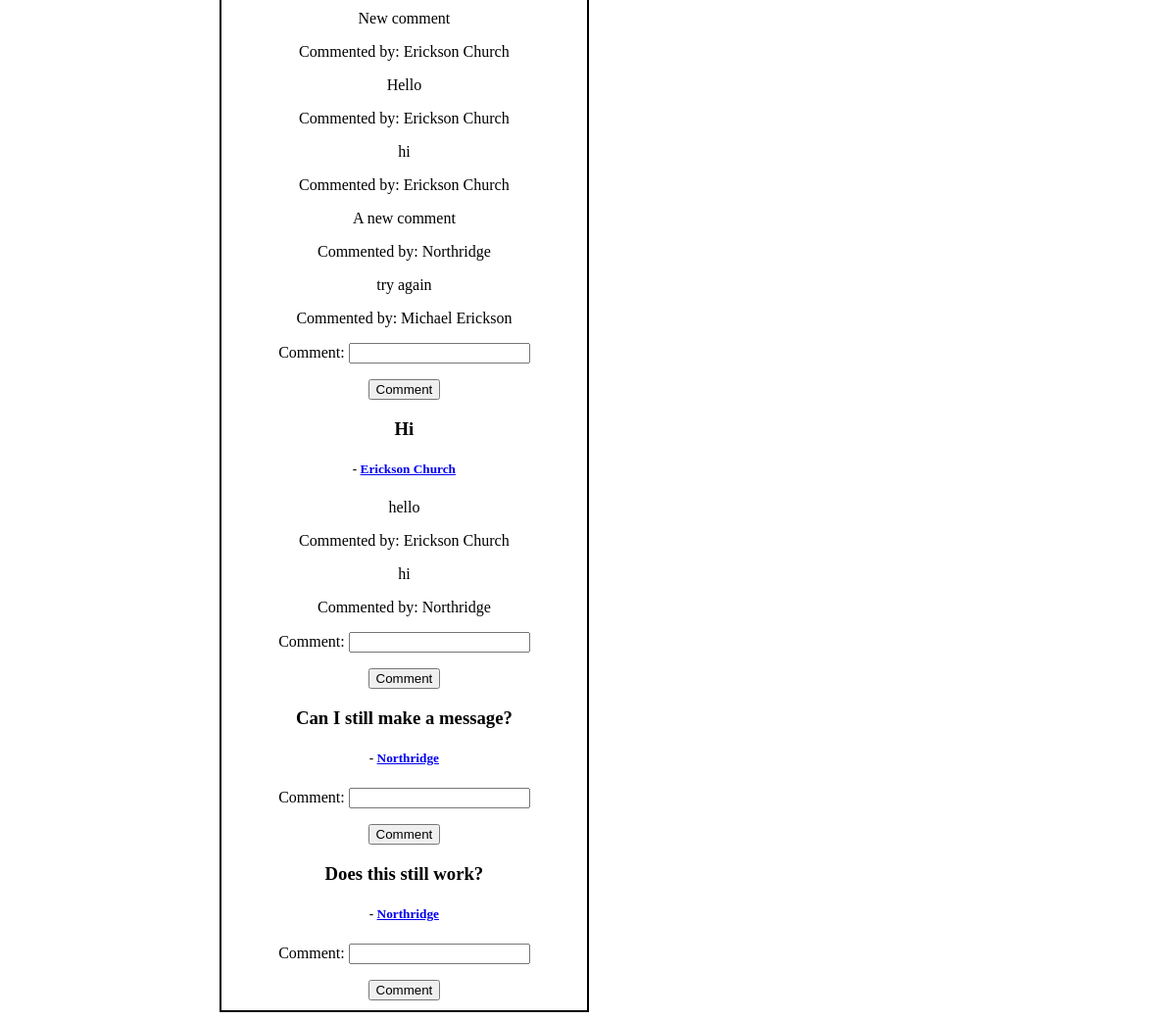
The app's page /user_home_page (lower part), older data.
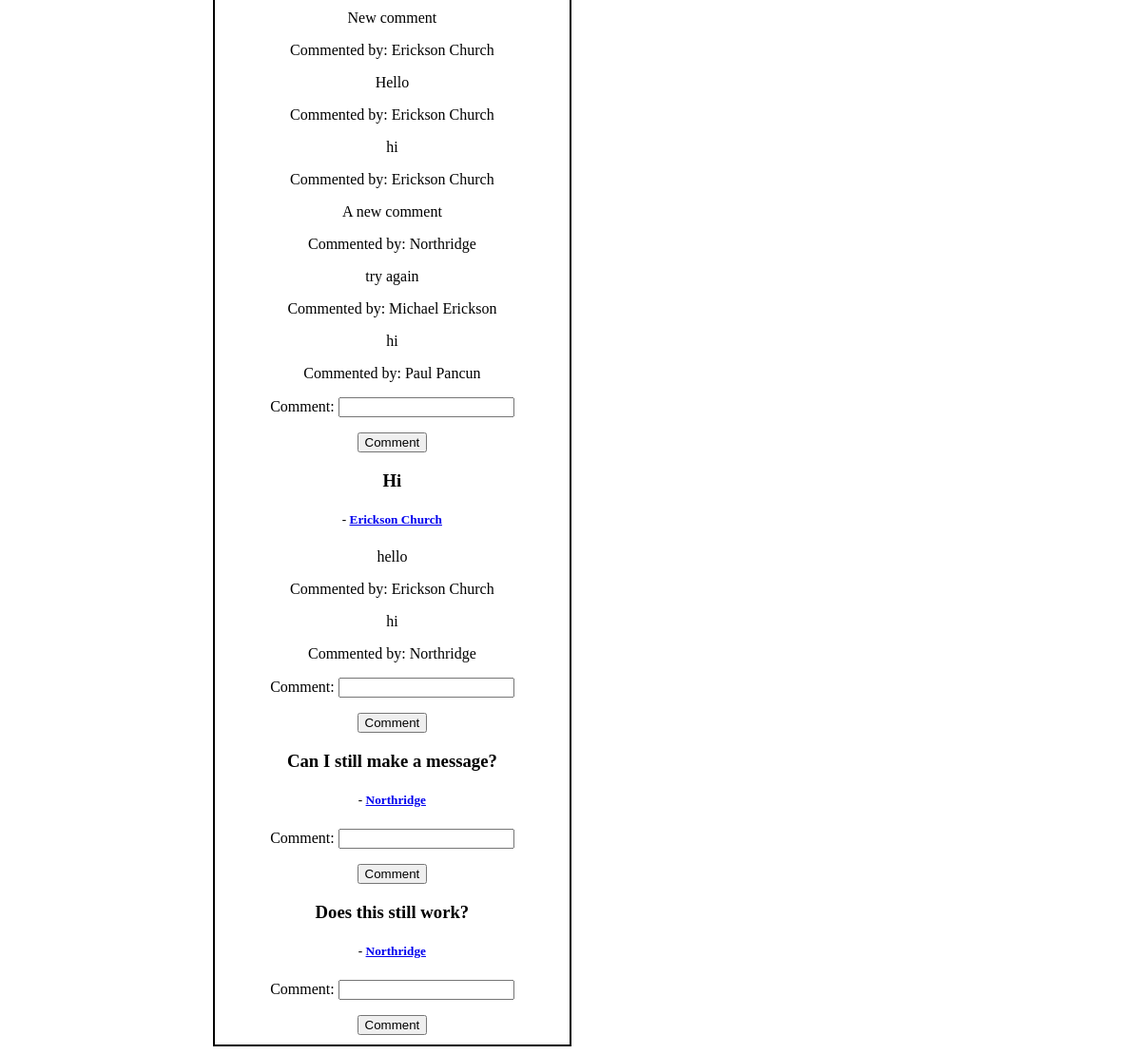
The same page, newer data.
### church_app/models.py (models this page shows)
class ChurchComments(models.Model):
    comment=models.CharField(max_length=255)
    church= models.ForeignKey(Church, related_name='church_comment', on_delete=models.CASCADE)
    wall_message= models.ForeignKey(Message, related_name='church_post_comments', on_delete=models.CASCADE)
    created_at=models.DateTimeField(auto_now_add=True)
    updated_at=models.DateTimeField(auto_now=True)

class Church(models.Model):
    church_name=models.CharField(max_length=255)
    admin_name=models.CharField(max_length=255)
    admin_email=models.CharField(max_length=255)
    password=models.CharField(max_length=255)
    city_state=models.CharField(max_length=255)
    address=models.CharField(max_length=255)
    website=models.CharField(max_length=255)
    facebook=models.CharField(max_length=255)
    instagram=models.CharField(max_length=255)
    twitter=models.CharField(max_length=255)
    church_email=models.CharField(max_length=255)
    church_phone=models.CharField(max_length=13)
    denomination=models.CharField(max_length=255)
    values=models.TextField()
    size=models.CharField(max_length=255)
    youngest=models.CharField(max_length=255)
    younger=models.CharField(max_length=255)
    young=models.CharField(max_length=255)
    old=models.CharField(max_length=255)
    oldest=models.CharField(max_length=255)
    other=models.TextField()
    created_at=models.DateTimeField(auto_now_add=True)
    updated_at=models.DateTimeField(auto_now=True)
    objects=ChurchManager()

class UserComments(models.Model):
    comment=models.CharField(max_length=255)
    user= models.ForeignKey(User, related_name='user_comment', on_delete=models.CASCADE)
    wall_message= models.ForeignKey(Message, related_name='user_post_comments', on_delete=models.CASCADE)
    created_at=models.DateTimeField(auto_now_add=True)
    updated_at=models.DateTimeField(auto_now=True)

class User(models.Model):
    first_name=models.CharField(max_length=255)
    last_name=models.CharField(max_length=255)
    email=models.CharField(max_length=255)
    password=models.CharField(max_length=255)
    age=models.CharField(max_length=20)
    user_address=models.CharField(max_length=255)
    user_city_state=models.CharField(max_length=255)
    user_email=models.CharField(max_length=255)
    user_facebook=models.CharField(max_length=255)
    user_instagram=models.CharField(max_length=255)
    user_twitter=models.CharField(max_length=255)
    family=models.TextField()
    user_phone=models.CharField(max_length=255)
    denomination=models.CharField(max_length=255)
    church_size=models.CharField(max_length=255)
    student_programs=models.CharField(max_length=255)
    small_groups=models.CharField(max_length=255)
    user_info_other=models.TextField()
    created_at=models.DateTimeField(auto_now_add=True)
    updated_at=models.DateTimeField(auto_now=True)
    objects=UserManager()

class Message(models.Model):
    message=models.TextField()
    church= models.ForeignKey(Church, related_name='church_message', on_delete=models.CASCADE)
    created_at=models.DateTimeField(auto_now_add=True)
    updated_at=models.DateTimeField(auto_now=True)

### church_app/views.py (the view)
# urls.py: path('user_home_page', views.user_home_page),
def user_home_page(request):
    context={
        'all_churches': Church.objects.all(),
        'all_messages': Message.objects.all(),
    }
    return render(request, "user_home_page.html", context)

### church_app/templates/user_home_page.html (shortened to what this page needs)
<!DOCTYPE html>
<html lang="en">
<head>
    {% load static %}
    <link rel="stylesheet" href="{% static 'home_page.css' %}">
</head>
<body>
<div id="wrapper">
    <div id="top_right">
        {% for messages in all_messages %}
        <div id="messages">
                <h3>{{messages.message}}</h3>
                <h5>- <a href="/church_profile/{{messages.church.id}}">{{messages.church.church_name}}</a></h5>
        </div>
        <div id="comment">
            {% for comment in messages.church_post_comments.all %}
            <p>{{comment.comment}}</p>
            <p>Commented by: {{comment.church.church_name}}{{comment.user.first_name}}</p>
            {% endfor %}
            {% for comment in messages.user_post_comments.all %}
            <p>{{comment.comment}}</p>
            <p>Commented by: {{comment.user.first_name}} {{comment.user.last_name}}</p>
            {% endfor %}
            <form action="/user_add_comment/{{messages.id}}" method="post">
            <p>Comment: <input type="text" name="comment"></p>
            <input type="submit" value="Comment">
            </form>
        </div>
        {% endfor %}
    </div>
</div>
</body>
</html>

Row changes from the older to the newer data that the page shows:
added UserComments: comment "hi", user.first_name "Paul", user.last_name "Pancun", shown under Message (number 1 of 4 on the later page)
